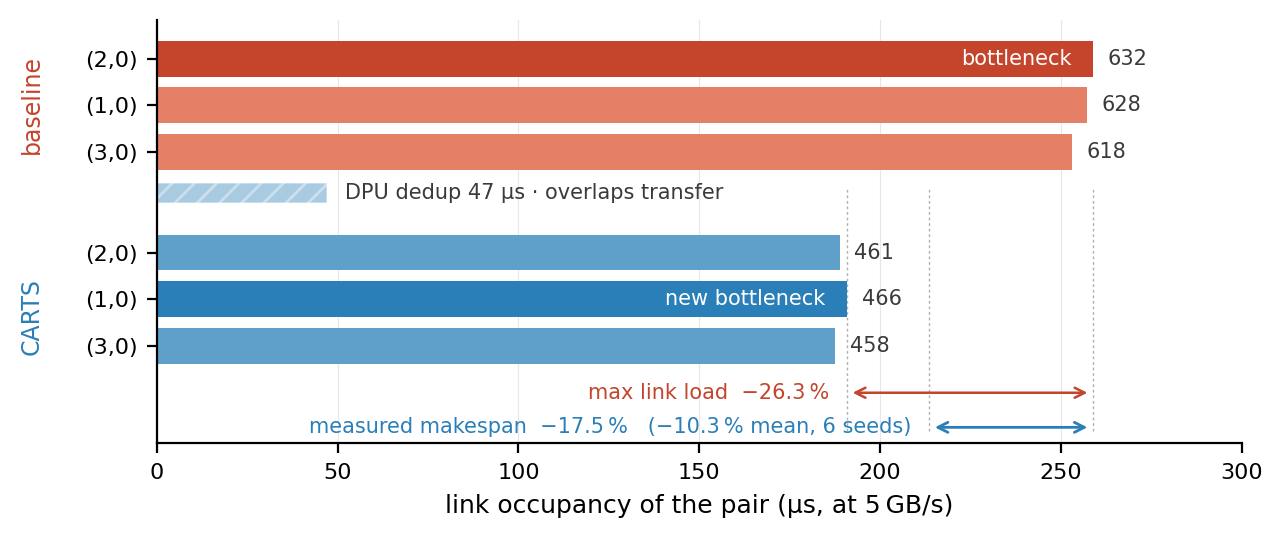

The script that saved this image:
#!/usr/bin/env python3
"""
fig_timeline_m3.py -- M3 figure: where the byte-count saving goes.

The three busiest inter-domain pairs before and after deduplication at the
headline configuration, drawn to scale in link occupancy, so three facts are
visible at once: the bottleneck MIGRATES from pair (2,0) to pair (1,0); the
DPU deduplication cost is small and overlapped; and the max-link byte saving
(26.3%) overstates the measured completion-time saving (17.5%).

Data provenance (verified; do not edit a number without re-verifying):
  lambda / unique : dump_lambda_gpd8.py           (seed 0, gpd=8, 32 GPUs)
  cycles          : ablation_gpd8_results.csv     (C0 953146, C3c 786443)
  six-seed mean   : ablation_gpd8_multiseed_results.csv  (+10.29%)
  COMP duration   : verify_fig5_timeline.py       (dpu_duration_micros -> 47)

Palette: CARTS_BLUE is fig_style's locked series blue, unchanged. The coral
pair is the schematic figures' "inter-domain crossing" hue (Figs 1-3), used
here for raw pre-deduplication crossings. NAIVE_AMBER and NEG_RED are
deliberately NOT used: amber denotes naive placement and red denotes a
regression elsewhere in the paper.
"""
import os
import matplotlib.pyplot as plt
import fig_style
from fig_style import CARTS_BLUE

CORAL_HI = "#C4442C"
CORAL_LO = "#E57F66"
BLUE_LO = "#5EA0CA"
INK = "#3A3A3A"
GUIDE = "#B0B0B0"

TOKEN_BYTES = 2048
LINK_BPUS = 5000.0
COMP_US = 47.0
CYC_C0, CYC_C3 = 953146.0, 786443.0
MEAN_6SEED = 10.29
PAIRS = [("(2,0)", 632, 461), ("(1,0)", 628, 466), ("(3,0)", 618, 458)]
EXP_MAXLINK_PCT = 26.27
EXP_CYCLE_PCT = 17.49
FIGW, FIGH = 7.0, 2.75


def t_us(copies):
    return copies * TOKEN_BYTES / LINK_BPUS


def main():
    raw_max = max(p[1] for p in PAIRS)
    ded_max = max(p[2] for p in PAIRS)
    maxlink_pct = 100.0 * (raw_max - ded_max) / raw_max
    cyc_pct = 100.0 * (CYC_C0 - CYC_C3) / CYC_C0
    assert abs(maxlink_pct - EXP_MAXLINK_PCT) < 0.01, maxlink_pct
    assert abs(cyc_pct - EXP_CYCLE_PCT) < 0.01, cyc_pct
    assert PAIRS[0][1] == raw_max, "pair 0 must be the C0 bottleneck"
    assert PAIRS[1][2] == ded_max, "pair 1 must be the CARTS bottleneck"
    assert PAIRS[0][2] < ded_max, "bottleneck must migrate"

    fig_style.apply()
    fig, ax = plt.subplots(figsize=(FIGW, FIGH))
    ax.grid(False)
    ax.xaxis.grid(True, linewidth=0.4, alpha=0.3)
    ax.set_axisbelow(True)
    h = 0.60
    ys, labels = [], []

    for i, (name, raw, ded) in enumerate(PAIRS):
        y = 5.7 - i * 0.78
        ys.append(y)
        labels.append(name)
        ax.barh(y, t_us(raw), height=h, edgecolor="none", zorder=2,
                color=CORAL_HI if i == 0 else CORAL_LO)
        ax.text(t_us(raw) + 4, y, "%d" % raw, va="center", fontsize=7.5,
                color=INK)
    ax.text(t_us(PAIRS[0][1]) - 6, 5.7, "bottleneck", va="center", ha="right",
            fontsize=7.5, color="white", zorder=4)

    ax.barh(3.45, COMP_US, height=0.34, color=CARTS_BLUE, alpha=0.40,
            hatch="///", edgecolor="white", linewidth=0.6, zorder=2)
    ax.text(COMP_US + 5, 3.45,
            "DPU dedup %.0f \u00b5s \u00b7 overlaps transfer" % COMP_US,
            va="center", ha="left", fontsize=7.5, color=INK)

    for i, (name, raw, ded) in enumerate(PAIRS):
        y = 2.45 - i * 0.78
        ys.append(y)
        labels.append(name)
        ax.barh(y, t_us(ded), height=h, edgecolor="none", zorder=2,
                color=CARTS_BLUE if i == 1 else BLUE_LO)
        ax.text(t_us(ded) + 4, y, "%d" % ded, va="center", fontsize=7.5,
                color=INK)
    ax.text(t_us(PAIRS[1][2]) - 6, 1.67, "new bottleneck", va="center",
            ha="right", fontsize=7.5, color="white", zorder=4)

    ax.set_yticks(ys)
    ax.set_yticklabels(labels)
    ax.text(-0.115, 0.80, "baseline", transform=ax.transAxes, rotation=90,
            va="center", ha="center", fontsize=8.5, color=CORAL_HI)
    ax.text(-0.115, 0.30, "CARTS", transform=ax.transAxes, rotation=90,
            va="center", ha="center", fontsize=8.5, color=CARTS_BLUE)
    ax.set_xlabel("link occupancy of the pair (\u00b5s, at 5\u2009GB/s)")
    ax.set_xlim(0, 300)
    ax.set_ylim(-0.75, 6.35)

    x_raw, x_ded = t_us(raw_max), t_us(ded_max)
    x_cyc = x_raw * (1.0 - cyc_pct / 100.0)
    for x in (x_raw, x_ded, x_cyc):
        ax.axvline(x, ymin=0.03, ymax=0.60, color=GUIDE, lw=0.5,
                   ls=(0, (2, 2)), zorder=1)
    ax.annotate("", xy=(x_raw, 0.10), xytext=(x_ded, 0.10),
                arrowprops=dict(arrowstyle="<->", color=CORAL_HI, lw=0.9))
    ax.text(x_ded - 5, 0.10,
            "max link load  \u2212%.1f\u2009%%" % maxlink_pct,
            va="center", ha="right", fontsize=7.5, color=CORAL_HI)
    ax.annotate("", xy=(x_raw, -0.48), xytext=(x_cyc, -0.48),
                arrowprops=dict(arrowstyle="<->", color=CARTS_BLUE, lw=1.0))
    ax.text(x_cyc - 5, -0.48,
            "measured makespan  \u2212%.1f\u2009%%   "
            "(\u2212%.1f\u2009%% mean, 6 seeds)" % (cyc_pct, MEAN_6SEED),
            va="center", ha="right", fontsize=7.5, color=CARTS_BLUE)

    out = os.path.join(os.path.dirname(os.path.abspath(__file__)),
                       "fig_timeline_m3.pdf")
    fig.savefig(out)
    fig.savefig(out.replace(".pdf", ".png"), dpi=200)
    plt.close(fig)
    print("max link  %d -> %d   (-%.2f%%)" % (raw_max, ded_max, maxlink_pct))
    print("cycles    %d -> %d   (-%.2f%%)" % (CYC_C0, CYC_C3, cyc_pct))
    print("wrote %s" % out)
    return 0


if __name__ == "__main__":
    raise SystemExit(main())
